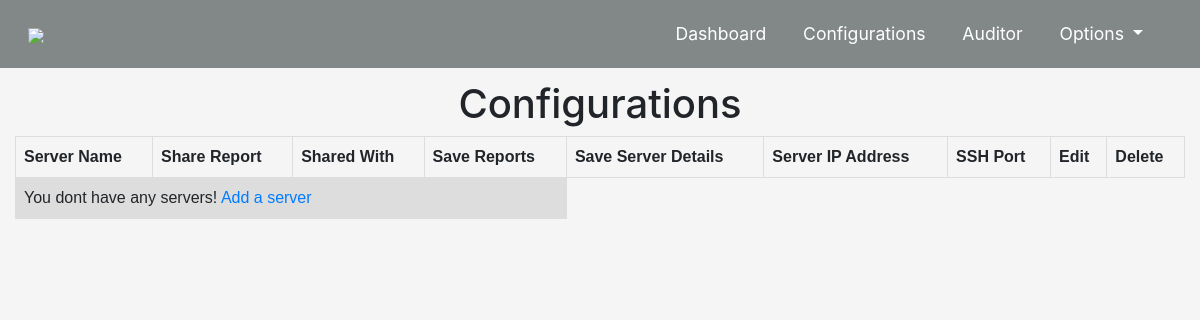
The page /ad/configuration/ (signed in) on the database as committed earlier.
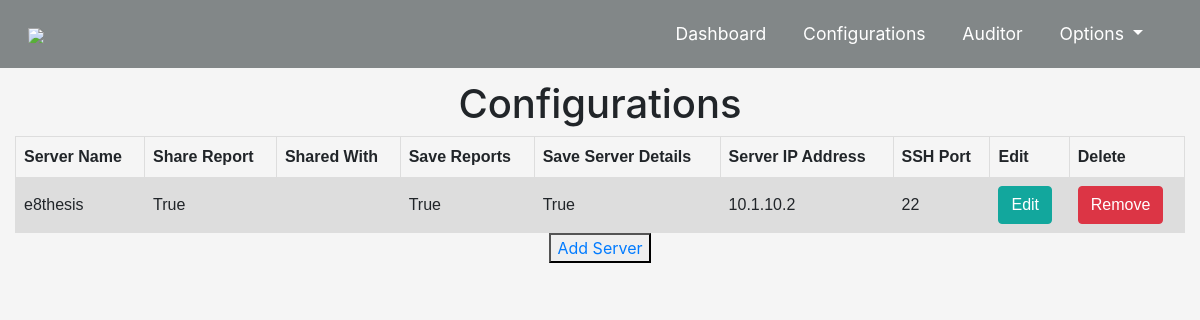
The same page on the database as committed later.
### ad/models.py (models this page shows)
class Server(models.Model):
    owner = models.ForeignKey(User, models.CASCADE)
    name = models.CharField(max_length=50)
    server_address = models.CharField(max_length=20)
    ssh_port = models.IntegerField(default=22)
    save_server_details = models.BooleanField(default=False)
    save_reports = models.BooleanField(default=True)
    share_reports = models.BooleanField(default=True)

### ad/views.py (the view)
# urls.py: path('configuration/', views.configuration, name='configuration'),
def configuration(request):
    servers = Server.objects.filter(owner_id=request.user.id)
    for server in servers:
        print(server.id)
    context = {
        'servers': servers
        }
    return render(request, 'ad/configuration.html', context)

### templates/ad/configuration.html (shortened to what this page needs)
{% extends 'base.html' %}
{% block content %}
    <h1>Configurations</h1>
    <table>
        <tr>
            <th>Server Name</th>
            <th>Share Report</th>
            <th>Shared With</th>
            <th>Save Reports</th>
            <th>Save Server Details</th>
            <th>Server IP Address</th>
            <th>SSH Port </th>
            <th>Edit </th>
            <th>Delete </th>
        </tr>
        {% if servers|length == 0 %}
            <tr>
            <td colspan="4">You dont have any servers! <a href="{% url 'add_server' %}">Add a server</a></td>
            </tr>
        {% else %}
            {% for server in servers %}
            <tr>
                <td>{{ server.name }}</td>
                <td>{{ server.share_reports }}</td>
                <td></td>
                <td>{{ server.save_reports }}</td>
                <td>{{ server.save_server_details }}</td>
                <td>{{ server.server_address }}</td>
                <td>{{ server.ssh_port }}</td>
                <td><button class="btn btn-primary">Edit</button></td>
                <td><button class="btn btn-danger">Remove</button></td>
            </tr>
            {% endfor %}
    </table>
            <button><a href="{% url 'add_server' %}">Add Server</a></button>
        {% endif %}
{% endblock %}

Rows that differ between the two databases and show on the page:
added Server: name "e8thesis", share_reports "True", save_reports "True", save_server_details "True", server_address "10.1.10.2", ssh_port "22"
Other text that changed with them:
text no longer shown: "You dont have any servers! Add a server"
text now shown: "Add Server"
